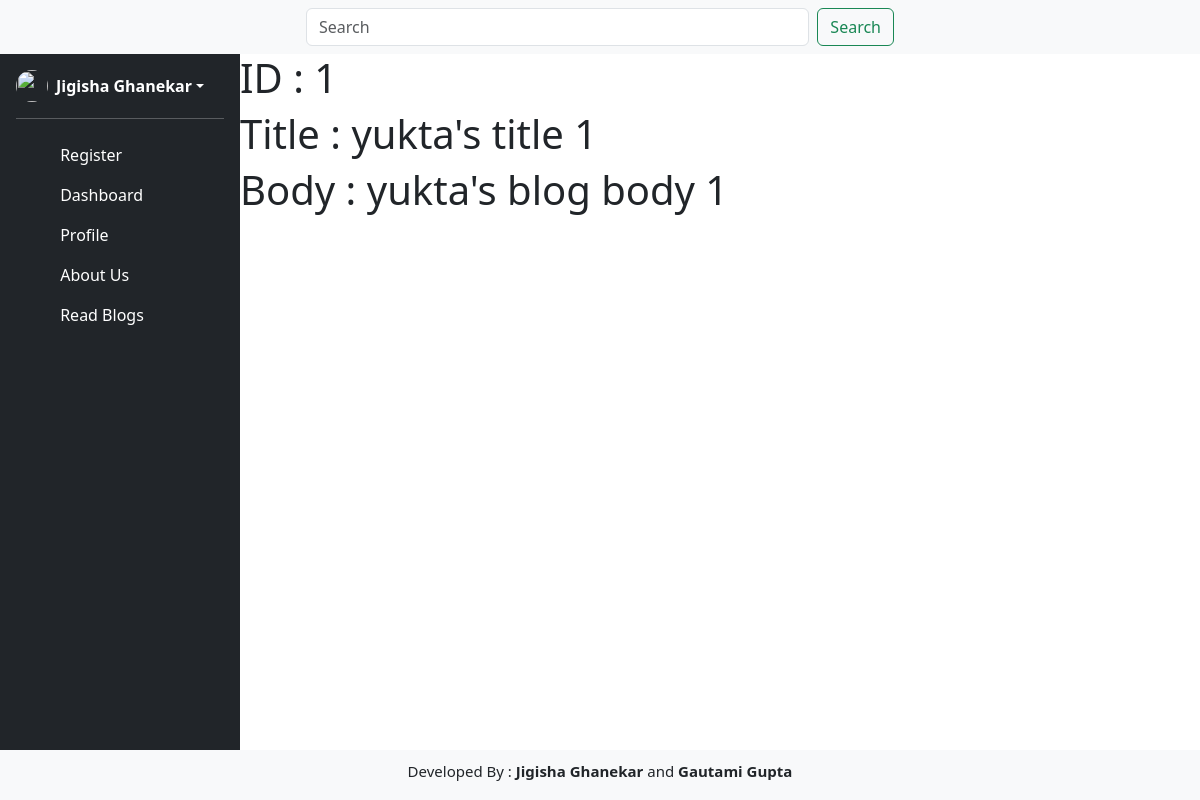
The page /blog_edit?blog_id=1 (signed in) on the database its author committed.
### app.py (models this page shows, shortened)
class Blog(db.Model):
    blog_id = db.Column(db.Integer, primary_key=True)
    blog_title = db.Column(db.String(300), nullable=False)
    blog_body = db.Column(db.Text, nullable=True)
    published_time = db.Column(db.Date, default=datetime.datetime.now())
    user_id = db.Column(db.Integer, db.ForeignKey('user.user_id'), nullable=False)

### app.py (the view)
@app.route('/blog_edit', methods=['GET', 'POST'])
def blog_edit():
    blog_id = request.args.get('blog_id')
    blog = Blog.query.get_or_404(blog_id)
    return render_template('blog_edit.html', blog=blog)

### app.py (called while the page is built)
def is_logged_in():
    return 'logged_in' in session

def get_logged_in_user():
    if 'logged_in' in session and 'email' in session:
        return {'email': session['email'], 'name': session['name']}
    return None

@app.context_processor
def inject_user():
    return dict(logged_in=is_logged_in(), user=get_logged_in_user())

### templates/blog_edit.html (shortened to what this page needs)
{% extends "index.html" %}
{% block blog_edit %}
    <h1>ID : {{blog.blog_id}}</h1>
    <h1>Title : {{blog.blog_title}}</h1>
    <h1>Body : {{blog.blog_body}}</h1>
{% endblock blog_edit %}

### rows shown on the page
Blog: blog_id "1", blog_title "yukta's title 1", blog_body "yukta's blog body 1"

### other values the page prints
{{ user.name }} "Jigisha Ghanekar"
